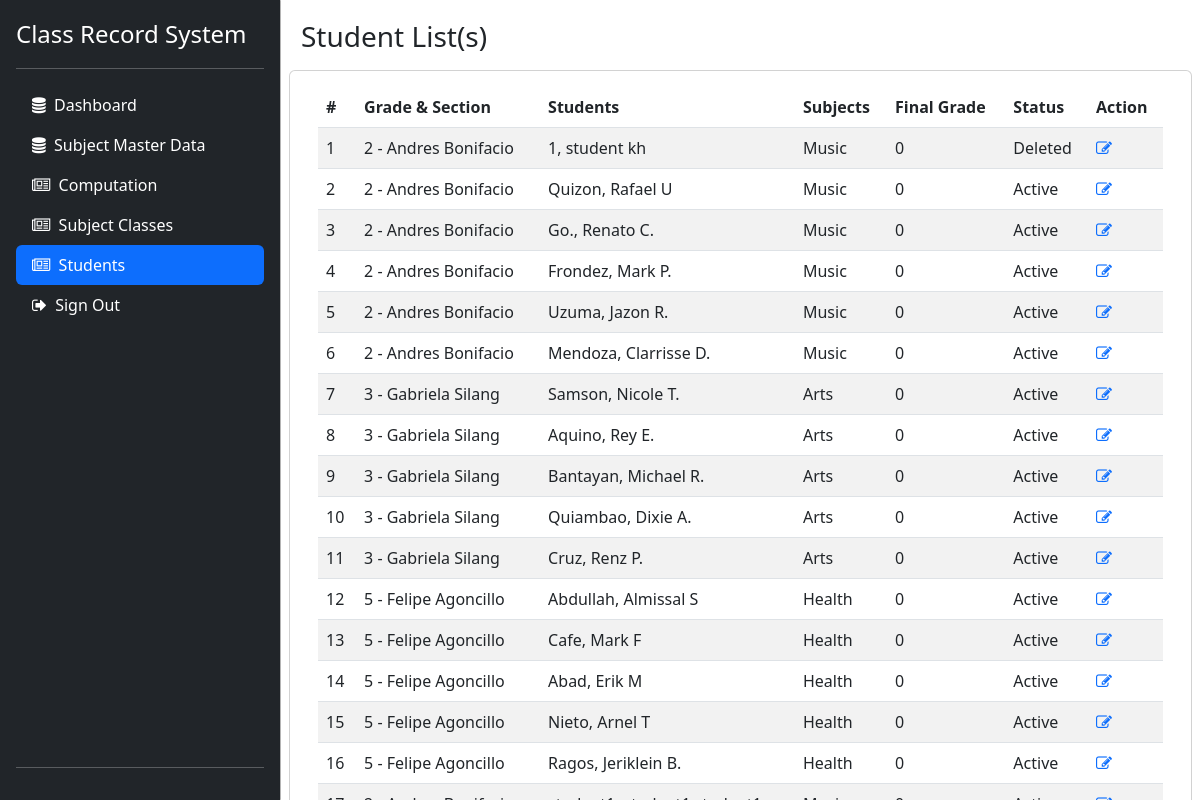
The page /admin/teacher_student_list.php (signed in) on the database its author committed.
### tables this page shows
CREATE TABLE `subjects_assign` (
  `subjectAssignId` int NOT NULL,
  `subjectId` int NOT NULL,
  `computationMasterId` int NOT NULL,
  `classMasterId` int NOT NULL,
  `teacherId` int NOT NULL,
  `datecreated` datetime NOT NULL,
  `dateupdated` datetime NOT NULL,
  `userId` int NOT NULL,
  `status` enum('Active','Inactive','Deleted') NOT NULL
);

CREATE TABLE `classes_master_data` (
  `classMasterId` int NOT NULL,
  `grade` varchar(255) NOT NULL,
  `section` varchar(255) NOT NULL,
  `status` enum('Active','Inactive','Deleted') NOT NULL,
  `datecreated` datetime NOT NULL,
  `dateupdated` datetime NOT NULL,
  `userId` int NOT NULL
);

CREATE TABLE `user` (
  `userId` int NOT NULL,
  `email` varchar(255) NOT NULL,
  `lrn` varchar(255) NOT NULL,
  `username` varchar(255) NOT NULL,
  `password` varchar(255) NOT NULL,
  `first_name` varchar(255) NOT NULL,
  `middle_name` varchar(255) NOT NULL,
  `last_name` varchar(255) NOT NULL,
  `role` enum('Teacher','Student','Admin') NOT NULL,
  `date_created` datetime NOT NULL,
  `date_updated` datetime NOT NULL,
  `status` enum('Active','Inactive','Deleted') NOT NULL
);

CREATE TABLE `subjects` (
  `subjectId` int NOT NULL,
  `subjects` varchar(255) NOT NULL,
  `description` varchar(255) NOT NULL,
  `status` enum('Active','Inactive','Deleted') NOT NULL,
  `datecreated` datetime NOT NULL,
  `dateupdated` datetime NOT NULL,
  `userId` int NOT NULL
);

### libraries/data_interface.php (called while the page is built, shortened)
<?php
class jpacObject{
	private $conn;
	public function __construct(){
  		try {
	 		$this->conn = new PDO("mysql:host=".db_server.";dbname=".db_name, db_user, db_pass);
  			$this->conn->setAttribute(PDO::ATTR_ERRMODE, PDO::ERRMODE_EXCEPTION);
		} catch(PDOException $e) {
		  	echo "Connection failed: " . $e->getMessage();
		  	die;
		}
	}
	function SQLQuery($sql) {
		$sth=$this->conn->prepare($sql);
		$sth->execute();
		$result = $sth->fetchAll();
		return $result;
	}
}
?>

### admin/teacher_student_list.php (the view, shortened to what this page needs)
<?php
$jpac=new JpacObject();
$userData=isset($_SESSION['userData']) ? $_SESSION['userData'] : [] ;
$teacherStudentLists=$jpac->SQLQuery("SELECT t0.subjectAssignId,t0.status,t0.subjectId,t0.computationMasterId,t0.classMasterId,t2.*,t3.subjects,t4.grade,t4.section FROM subjects_assign t0 LEFT JOIN class t1 on t0.classMasterId=t1.classMasterId LEFT JOIN user t2 on t1.studentId=t2.userId LEFT JOIN subjects t3 on t0.subjectId=t3.subjectId LEFT JOIN classes_master_data t4 on t0.classMasterId=t4.classMasterId WHERE t0.teacherId='".$userData[0]['userId']."' and t2.last_name is not null ");
?>
<!doctype html>
<html lang="en">
  <head>
<link href="css/bootstrap.min.css" rel="stylesheet">
<link rel="stylesheet" href="https://cdnjs.cloudflare.com/ajax/libs/font-awesome/4.7.0/css/font-awesome.min.css">
    <link href="sidebars.css" rel="stylesheet">
  </head>
  <body>
<main class="d-flex flex-nowrap">
    <?php include_once("sidebar.php"); ?>
  <div class="container-fluid p-0" style="margin:20px;">
  <h1 class="h3 mb-3">Student List(s)</h1>
<div class="row">
    <div class="card">
        <div class="card-body table-responsive">
        <table class="table table-striped table-hover" id="usersTable">
                <thead>
                    <tr>
                        <th>#</th>
                        <th>Grade & Section</th>
                        <th>Students</th>
                        <th>Subjects</th>
                        <th>Final Grade</th>
                        <th>Status</th>
                        <th>Action</th>
                    </tr>
                </thead>
                <tbody>
                    <?php
                    $result=$teacherStudentLists;
                    for($i=0;$i<count($result);$i++){
                    ?>
                    <tr>
                        <td><?= ($i+1) ?></td>
                        <td><?= $result[$i]['grade']." - ".$result[$i]['section'] ?></td>
                        <td><?= $result[$i]['last_name'].", ".$result[$i]['first_name']." ".$result[$i]['middle_name'] ?></td>
                        <td><?= $result[$i]['subjects'] ?></td>
                        <td>0</td>
                        <td><?= $result[$i]['status'] ?></td>
                        <td class="table-action">
                            <a href="#" data-toggle="modal" data-target="#modalData" onclick="showModalData('edit','<?= $result[$i]['subjectAssignId'] ?>','<?= $result[$i]['subjectId'] ?>','<?= $result[$i]['computationMasterId'] ?>','<?= $result[$i]['status'] ?>')">
                            <i class="fa fa-edit"></i>
                                                </a>
                        </td>
                    </tr>
                    <?php } ?>
                </tbody>
            </table>
        </div>
    </div>
</div>
</div>
</main>
<link rel="stylesheet" type="text/css" href="https://cdn.datatables.net/v/bs5/dt-1.11.5/datatables.min.css"/>
  </body>
</html>

### admin/sidebars.css (style rules this page uses)
body { min-height: 100vh; min-height: -webkit-fill-available; }
html { height: -webkit-fill-available; }
main { height: 100vh; height: -webkit-fill-available; max-height: 100vh; overflow-x: auto; overflow-y: hidden; }

### rows shown on the page
subjects_assign: classMasterId.grade "2", classMasterId.section "Andres Bonifacio", user.last_name "1", user.first_name "student", user.middle_name "kh", subjectId.subjects "Music", user.status "Deleted", user.last_name "Quizon", user.first_name "Rafael", user.middle_name "U", user.status "Active", user.last_name "Go.", user.first_name "Renato", user.middle_name "C.", user.last_name "Frondez", user.first_name "Mark", user.middle_name "P.", user.last_name "Uzuma", user.first_name "Jazon", user.middle_name "R.", user.last_name "Mendoza", user.first_name "Clarrisse", user.middle_name "D."
subjects_assign: classMasterId.grade "3", classMasterId.section "Gabriela Silang", user.last_name "Samson", user.first_name "Nicole", user.middle_name "T.", subjectId.subjects "Arts", user.status "Active", user.last_name "Aquino", user.first_name "Rey", user.middle_name "E.", user.last_name "Bantayan", user.first_name "Michael", user.middle_name "R.", user.last_name "Quiambao", user.first_name "Dixie", user.middle_name "A.", user.last_name "Cruz", user.first_name "Renz", user.middle_name "P."
subjects_assign: classMasterId.grade "5", classMasterId.section "Felipe Agoncillo", user.last_name "Abdullah", user.first_name "Almissal", user.middle_name "S", subjectId.subjects "Health", user.status "Active", user.last_name "Cafe", user.first_name "Mark", user.middle_name "F", user.last_name "Abad", user.first_name "Erik", user.middle_name "M", user.last_name "Nieto", user.first_name "Arnel", user.middle_name "T", user.last_name "Ragos", user.first_name "Jeriklein", user.middle_name "B."
